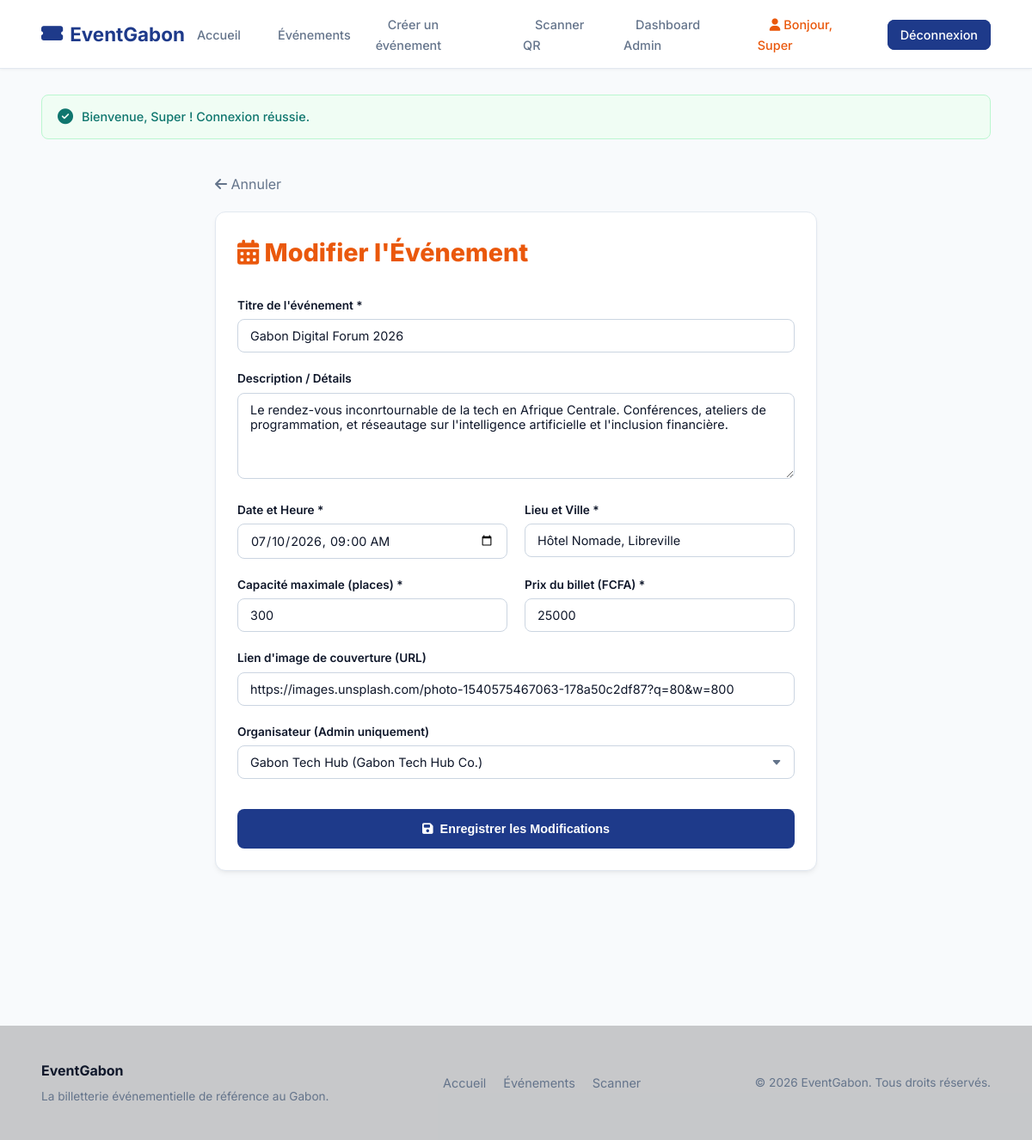
The app's page /index.php?page=evenements&action=modifier&id=2 (signed in) with its own data.
### tables this page shows
CREATE TABLE IF NOT EXISTS evenement (
    id INT AUTO_INCREMENT PRIMARY KEY,
    titre VARCHAR(200) NOT NULL,
    description TEXT,
    date DATETIME NOT NULL,
    lieu VARCHAR(150) NOT NULL,
    capacite INT NOT NULL CHECK (capacite >= 0),
    prix_billet DECIMAL(10, 2) NOT NULL CHECK (prix_billet >= 0),
    organisateur_id INT,
    image_url VARCHAR(255),
    FOREIGN KEY (organisateur_id) REFERENCES organisateur(id) ON DELETE SET NULL
);

CREATE TABLE IF NOT EXISTS organisateur (
    id INT AUTO_INCREMENT PRIMARY KEY,
    nom VARCHAR(100) NOT NULL,
    email VARCHAR(150) UNIQUE NOT NULL,
    telephone VARCHAR(20),
    entreprise VARCHAR(150)
);

### includes/helpers.php (called while the page is built, shortened)
<?php
if (!function_exists('isLoggedIn')) {
    function isLoggedIn() {
        return isset($_SESSION['user']);
    }
}
if (!function_exists('getUserRole')) {
    function getUserRole() {
        $user = $_SESSION['user'];
        if (is_object($user)) {
            return $user->role ?? null;
        } elseif (is_array($user)) {
            return $user['role'] ?? null;
        }
        return null;
    }
}
if (!function_exists('isAdmin')) {
    function isAdmin() {
        return getUserRole() === 'admin';
    }
}
if (!function_exists('flash')) {
    function flash($key, $message = null) {
        if ($message !== null) {
            $_SESSION['flash'][$key] = $message;
        } else {
            if (isset($_SESSION['flash'][$key])) {
                $msg = $_SESSION['flash'][$key];
                return $msg;
            }
        }
        return null;
    }
}

### models/Evenement.php (called while the page is built, shortened)
<?php
class Evenement {
    public static function getById($pdo, $id) {
        $sql = "SELECT e.*, o.nom AS organisateur_nom, o.email AS organisateur_email, o.telephone AS organisateur_tel
                FROM evenement e
                LEFT JOIN organisateur o ON e.organisateur_id = o.id
                WHERE e.id = ?";
        $stmt = $pdo->prepare($sql);
        $stmt->execute([$id]);
        return $stmt->fetch();
    }
}

### models/Organisateur.php (called while the page is built, shortened)
<?php
class Organisateur {
    public static function getAll($pdo) {
        $sql = "SELECT * FROM organisateur ORDER BY nom ASC";
        return $pdo->query($sql)->fetchAll();
    }
}

### views/evenements/modifier.php (the view, shortened to what this page needs)
<?php require_once __DIR__ . '/../layout/header.php'; ?>
<div style="max-width: 700px; margin: 40px auto;">
    <div style="margin-bottom: 20px;">
        <a href="index.php?page=evenements&action=detail&id=<?= $evenement->id ?>" style="color: var(--text-muted);"><i class="fa-solid fa-arrow-left"></i> Annuler</a>
    </div>
    <div class="card-glass">
        <h2 style="font-size: 1.8rem; font-weight: 800; margin-bottom: 20px; border-bottom: 1px solid var(--border-glass); padding-bottom: 10px; color: var(--accent);"><i class="fa-solid fa-calendar-days"></i> Modifier l'Événement</h2>
        <form action="index.php?page=evenements&action=modifier&id=<?= $evenement->id ?>" method="POST">
            <div class="form-group">
                <label for="titre" class="form-label">Titre de l'événement *</label>
                <input type="text" name="titre" id="titre" class="form-control" required value="<?= htmlspecialchars($evenement->titre) ?>">
            </div>
            <div class="form-group">
                <label for="description" class="form-label">Description / Détails</label>
                <textarea name="description" id="description" class="form-control"><?= htmlspecialchars($evenement->description) ?></textarea>
            </div>
            <div style="display: grid; grid-template-columns: 1fr 1fr; gap: 20px;">
                <div class="form-group">
                    <label for="date" class="form-label">Date et Heure *</label>
                    <input type="datetime-local" name="date" id="date" class="form-control" required value="<?= date('Y-m-d\TH:i', strtotime($evenement->date)) ?>">
                </div>
                <div class="form-group">
                    <label for="lieu" class="form-label">Lieu et Ville *</label>
                    <input type="text" name="lieu" id="lieu" class="form-control" required value="<?= htmlspecialchars($evenement->lieu) ?>">
                </div>
            </div>
            <div style="display: grid; grid-template-columns: 1fr 1fr; gap: 20px;">
                <div class="form-group">
                    <label for="capacite" class="form-label">Capacité maximale (places) *</label>
                    <input type="number" name="capacite" id="capacite" class="form-control" min="1" required value="<?= (int)$evenement->capacite ?>">
                </div>
                <div class="form-group">
                    <label for="prix_billet" class="form-label">Prix du billet (FCFA) *</label>
                    <input type="number" name="prix_billet" id="prix_billet" class="form-control" min="0" step="1" required value="<?= (float)$evenement->prix_billet ?>">
                </div>
            </div>
            <div class="form-group">
                <label for="image_url" class="form-label">Lien d'image de couverture (URL)</label>
                <input type="url" name="image_url" id="image_url" class="form-control" value="<?= htmlspecialchars($evenement->image_url) ?>">
            </div>
            <?php if (isAdmin()): ?>
                <div class="form-group">
                    <label for="organisateur_id" class="form-label">Organisateur (Admin uniquement)</label>
                    <select name="organisateur_id" id="organisateur_id" class="form-control">
                        <?php foreach ($organisateurs as $org): ?>
                            <option value="<?= $org->id ?>" <?= $evenement->organisateur_id == $org->id ? 'selected' : '' ?>><?= htmlspecialchars($org->nom) ?> (<?= htmlspecialchars($org->entreprise) ?>)</option>
                        <?php endforeach; ?>
                    </select>
                </div>
            <?php endif; ?>
            <button type="submit" class="btn btn-primary" style="width: 100%; margin-top: 15px; padding: 14px;"><i class="fa-solid fa-floppy-disk"></i> Enregistrer les Modifications</button>
        </form>
    </div>
</div>
<?php require_once __DIR__ . '/../layout/footer.php'; ?>

### index.php (shortened to what this page needs)
<?php
require_once __DIR__ . '/config/database.php';
require_once __DIR__ . '/includes/helpers.php';
$page = $_GET['page'] ?? 'home';
try {
    switch ($page) {
        case 'evenements':
            require_once __DIR__ . '/controllers/EvenementController.php';
            break;
    }
} catch (Exception $e) {
    $errorMsg = $e->getMessage();
    $pageTitle = "Erreur Système";
    require_once __DIR__ . '/views/layout/header.php';
    echo '<div class="alert alert-danger my-5">
            <h4 class="alert-heading"><i class="fa-solid fa-triangle-exclamation"></i> Une erreur système est survenue</h4>
            <p>Désolé, nous rencontrons des difficultés techniques. Veuillez réessayer plus tard.</p>
            <hr>
            <p class="mb-0">Détail technique (Administrateurs) : <code>' . htmlspecialchars($errorMsg) . '</code></p>
          </div>';
    require_once __DIR__ . '/views/layout/footer.php';
}

### controllers/EvenementController.php (shortened to what this page needs)
<?php
require_once __DIR__ . '/../models/Evenement.php';
require_once __DIR__ . '/../models/Organisateur.php';
require_once __DIR__ . '/../includes/helpers.php';
$action = $_GET['action'] ?? 'liste';
switch ($action) {
    case 'modifier':
        $id = (int)($_GET['id'] ?? 0);
        $evenement = Evenement::getById($pdo, $id);
        $organisateurs = Organisateur::getAll($pdo);
        require_once __DIR__ . '/../views/evenements/modifier.php';
        break;
}

### views/layout/header.php (shortened to what this page needs)
<!DOCTYPE html>
<html lang="fr">
<head>
    <link rel="stylesheet" href="https://cdnjs.cloudflare.com/ajax/libs/font-awesome/6.4.0/css/all.min.css">
    <link rel="stylesheet" href="assets/css/style.css">
</head>
<body>
    <header class="navbar no-print">
        <a href="index.php" class="nav-brand">
            <i class="fa-solid fa-ticket-simple"></i> EventGabon
        </a>
        <ul class="nav-links">
            <li><a href="index.php" class="nav-link <?= !isset($_GET['page']) || $_GET['page'] === 'home' ? 'active' : '' ?>">Accueil</a></li>
            <li><a href="index.php?page=evenements" class="nav-link <?= isset($_GET['page']) && $_GET['page'] === 'evenements' && ($_GET['action'] ?? '') === 'liste' ? 'active' : '' ?>">Événements</a></li>
            <?php if (isLoggedIn()): ?>
                <?php if (isAdmin() || isOrganisateur()): ?>
                    <li><a href="index.php?page=evenements&action=creer" class="nav-link <?= isset($_GET['page']) && $_GET['page'] === 'evenements' && ($_GET['action'] ?? '') === 'creer' ? 'active' : '' ?>">Créer un événement</a></li>
                    <li><a href="index.php?page=billets&action=scanner" class="nav-link <?= isset($_GET['page']) && $_GET['page'] === 'billets' && ($_GET['action'] ?? '') === 'scanner' ? 'active' : '' ?>">Scanner QR</a></li>
                    <?php if (isAdmin()): ?>
                        <li><a href="index.php?page=admin" class="nav-link <?= isset($_GET['page']) && $_GET['page'] === 'admin' ? 'active' : '' ?>">Dashboard Admin</a></li>
                    <?php endif; ?>
                <?php endif; ?>
                <?php
                    $userSession = $_SESSION['user'];
                    $prenomGreeting = is_object($userSession) ? ($userSession->prenom ?? '') : ($userSession['prenom'] ?? '');
                ?>
                <li><span class="nav-link" style="color: var(--accent);"><i class="fa-solid fa-user"></i> Bonjour, <?= htmlspecialchars($prenomGreeting) ?></span></li>
                <li><a href="index.php?page=auth&action=logout" class="nav-link nav-btn">Déconnexion</a></li>
            <?php else: ?>
                <li><a href="index.php?page=auth&action=login" class="nav-link <?= isset($_GET['page']) && $_GET['page'] === 'auth' && ($_GET['action'] ?? '') === 'login' ? 'active' : '' ?>">Connexion</a></li>
                <li><a href="index.php?page=auth&action=register" class="nav-link nav-btn">Inscription</a></li>
            <?php endif; ?>
        </ul>
    </header>
    <main class="container">
        <?php if ($successMsg = flash('success')): ?>
            <div class="alert alert-success">
                <div><?= $successMsg ?></div>
            </div>
        <?php endif; ?>

### views/layout/footer.php (shortened to what this page needs)
    </main>
    <footer class="no-print" style="border-top: 1px solid var(--border-glass); margin-top: 80px; padding: 40px 0; background: rgba(0,0,0,0.2);">
        <div class="container" style="display: flex; justify-content: space-between; align-items: center; flex-wrap: wrap; gap: 20px;">
            <div>
                <h4 style="color: var(--text-primary); margin-bottom: 8px;">EventGabon</h4>
                <p style="color: var(--text-muted); font-size: 0.85rem;">La billetterie événementielle de référence au Gabon.</p>
            </div>
            <div style="display: flex; gap: 20px; font-size: 0.9rem;">
                <a href="index.php" style="color: var(--text-muted);">Accueil</a>
                <a href="index.php?page=evenements" style="color: var(--text-muted);">Événements</a>
                <a href="index.php?page=billets&action=scanner" style="color: var(--text-muted);">Scanner</a>
            </div>
            <div style="color: var(--text-muted); font-size: 0.85rem;">
                &copy; <?= date('Y') ?> EventGabon. Tous droits réservés.
            </div>
        </div>
    </footer>
</body>
</html>

### assets/css/style.css (style rules this page uses)
:root { --bg-main: #f8fafc; --bg-card: #ffffff; --bg-card-hover: #ffffff; --border-light: #e2e8f0; --border-light-focus: #cbd5e1; --primary: #1e3a8a; --primary-hover: #1e40af; --primary-glow: rgba(30, 58, 138, 0.1); --secondary: #475569; --secondary-hover: #334155; --accent: #ea580c; --text-primary: #0f172a; --text-body: #334155; --text-muted: #64748b; --success: #0f766e; --success-bg: #f0fdf4; --success-border: #bbf7d0; --error: #be123c; --error-bg: #fff1f2; --error-border: #fecdd3; --warning: #b45309; --warning-bg: #fffbeb; --warning-border: #fef08a; --font-sans: 'Inter', -apple-system, BlinkMacSystemFont, "Segoe UI", Roboto, Helvetica, Arial, sans-serif; --transition-smooth: all 0.2s ease-in-out; --radius-lg: 12px; --radius-md: 8px; --shadow-soft: 0 4px 6px -1px rgba(0, 0, 0, 0.05), 0 2px 4px -2px rgba(0, 0, 0, 0.05); --shadow-premium: 0 10px 15px -3px rgba(0, 0, 0, 0.05), 0 4px 6px -4px rgba(0, 0, 0, 0.05); }
* { box-sizing: border-box; margin: 0; padding: 0; }
body { background-color: var(--bg-main); color: var(--text-body); font-family: var(--font-sans); line-height: 1.5; min-height: 100vh; display: flex; flex-direction: column; }
main { flex: 1; padding-top: 110px; padding-bottom: 60px; }
a { color: var(--primary); text-decoration: none; transition: var(--transition-smooth); }
.navbar { position: fixed; top: 0; left: 0; right: 0; height: 80px; background: #ffffff; border-bottom: 1px solid var(--border-light); z-index: 1000; display: flex; align-items: center; justify-content: space-between; padding: 0 4%; box-shadow: 0 1px 3px rgba(0, 0, 0, 0.05); transition: var(--transition-smooth); }
.nav-brand { font-size: 1.4rem; font-weight: 700; color: var(--primary); display: flex; align-items: center; gap: 8px; }
.nav-brand i { color: var(--primary); }
.nav-links { display: flex; align-items: center; gap: 15px; list-style: none; }
.nav-link { color: var(--text-muted); font-size: 0.9rem; font-weight: 500; padding: 8px 14px; border-radius: var(--radius-md); transition: var(--transition-smooth); }
.nav-btn { background: var(--primary); color: white !important; border: 1px solid var(--primary); }
.container { width: 92%; max-width: 1200px; margin: 0 auto; }
.btn { display: inline-flex; align-items: center; justify-content: center; gap: 8px; padding: 10px 20px; font-size: 0.9rem; font-weight: 600; border-radius: var(--radius-md); border: 1px solid transparent; cursor: pointer; transition: var(--transition-smooth); text-align: center; }
.btn-primary { background: var(--primary); color: white; }
.card-glass { background: var(--bg-card); border: 1px solid var(--border-light); border-radius: var(--radius-lg); padding: 25px; box-shadow: var(--shadow-soft); transition: var(--transition-smooth); }
.form-group { margin-bottom: 20px; }
.form-label { display: block; margin-bottom: 6px; font-size: 0.85rem; font-weight: 600; color: var(--text-primary); }
.form-control { width: 100%; background: #ffffff; border: 1px solid var(--border-light-focus); border-radius: var(--radius-md); padding: 10px 14px; font-family: var(--font-sans); color: var(--text-primary); font-size: 0.9rem; transition: var(--transition-smooth); }
textarea.form-control { min-height: 100px; resize: vertical; }
select.form-control { cursor: pointer; appearance: none; background-repeat: no-repeat; background-position: calc(100% - 14px) center; }
.alert { padding: 14px 18px; border-radius: var(--radius-md); margin-bottom: 20px; border: 1px solid transparent; display: flex; align-items: center; gap: 10px; font-size: 0.9rem; font-weight: 500; }
.alert-success { background: var(--success-bg); border-color: var(--success-border); color: var(--success); }

### records on screen
evenement: titre "Gabon Digital Forum 2026", description "Le rendez-vous inconrtournable de la tech en Afrique Centrale. Conférences, ateliers de programmation, et réseautage sur l'intelligence artificielle et l'inclusion financière.", date "07/10/2026 09:00", lieu "Hôtel Nomade, Libreville", capacite "300", prix_billet "25000", image_url "https://images.unsplash.com/photo-1540575467063-178a50c2df87?q=80&w=800", organisateur_id "Gabon Tech Hub (Gabon Tech Hub Co.)"

### other values on screen
$prenomGreeting "Super"
$successMsg "Bienvenue, Super ! Connexion réussie."
